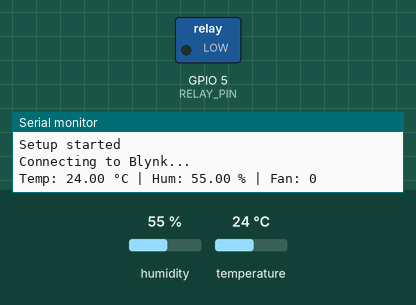
Recording of a sketch running on a simulated ESP32. Shown: switched loads named in the sketch (green lamp = pin HIGH), the last lines printed to the serial monitor. Inputs (shaded band) come from the test bench; at power-on: temperature 24 °C, humidity 55 %. WiFi joins after 1.5 s; servers stay silent unless stated.

Above: at 3.0 s.
3.1 s: temperature set to 36 °C
5.8 s: temperature set to 39 °C
At 6.7 s:
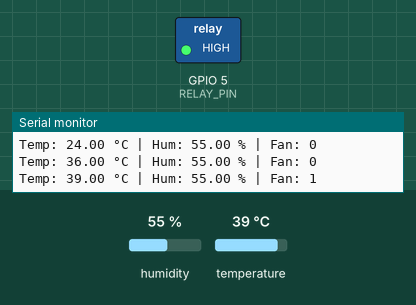
8.5 s: temperature set to 12 °C
At 10.3 s:
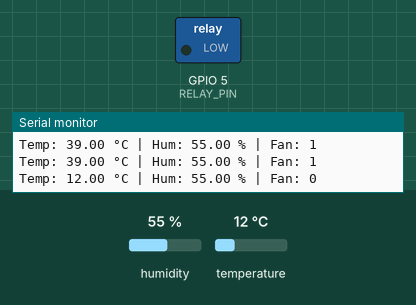
11.4 s: temperature set to 41 °C
At 12.8 s:
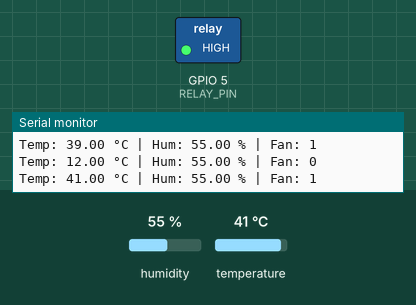
Timing chart, 0 to 14.4 s (numbered marks = the images above; inputs shaded):
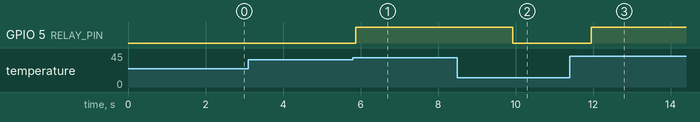

Measured:
- the behaviour switches between 37 and 38 °C on temperature (found by bisection; images 0 and 1)
- after the input at 5.8 s, GPIO 5 (RELAY_PIN): LOW → HIGH after 0.08 s
- after the input at 8.5 s, GPIO 5 (RELAY_PIN): HIGH → LOW after 1.4 s
- after the input at 11.4 s, GPIO 5 (RELAY_PIN): LOW → HIGH after 0.55 s

The sketch:

1_5_0.ino
```cpp
#define BLYNK_TEMPLATE_ID "TMPL6hTsqvdDp"
#define BLYNK_TEMPLATE_NAME "egg inc"

#include <WiFi.h>
#include <BlynkSimpleEsp32.h>
#include "DHT.h"

// -------- Blynk credentials --------
char auth[] = "J6dLbDSWi-F7ojPwzx8CabtIGYqitCRj";
char ssid[] = "Pixel 6a";   // ⚠️ MUST be 2.4GHz
char pass[] = "1234512345";

// -------- DHT11 setup --------
#define DHTPIN 4
#define DHTTYPE DHT11
DHT dht(DHTPIN, DHTTYPE);

// -------- Fan / Relay --------
#define RELAY_PIN 5

float tempOn  = 38.0;
float tempOff = 37.0;

void setup() {
  Serial.begin(115200);
  Serial.println("Setup started");

  pinMode(RELAY_PIN, OUTPUT);
  digitalWrite(RELAY_PIN, LOW);

  dht.begin();

  Serial.println("Connecting to Blynk...");
  Blynk.begin(auth, ssid, pass);
}

void loop() {
  Blynk.run();

  float temperature = dht.readTemperature();
  float humidity = dht.readHumidity();

  if (isnan(temperature) || isnan(humidity)) {
    Serial.println("❌ DHT read failed");
    delay(2000);
    return;
  }

  if (temperature >= tempOn) {
    digitalWrite(RELAY_PIN, HIGH);
  } else if (temperature <= tempOff) {
    digitalWrite(RELAY_PIN, LOW);
  }

  Serial.print("Temp: ");
  Serial.print(temperature);
  Serial.print(" °C | Hum: ");
  Serial.print(humidity);
  Serial.print(" % | Fan: ");
  Serial.println(digitalRead(RELAY_PIN));

  Blynk.virtualWrite(V1, temperature);
  Blynk.virtualWrite(V2, humidity);
  Blynk.virtualWrite(V3, digitalRead(RELAY_PIN));

  delay(2000);
}
```
